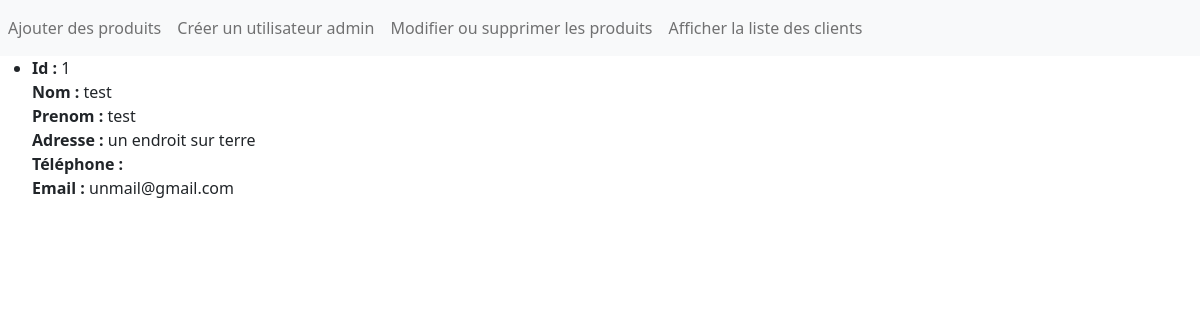
Before: /listeClients.php (signed in) with the older database file.
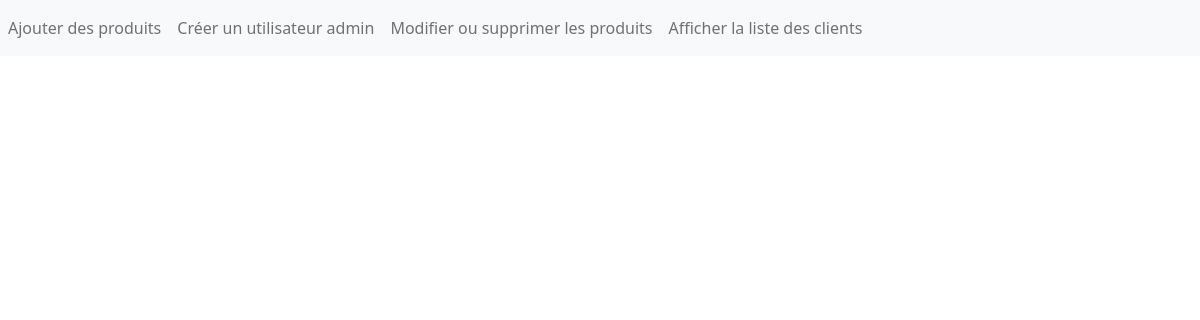
After: the same page with the newer database file.
### tables this page shows
CREATE TABLE IF NOT EXISTS `t_clients` (
  `Id_client` int(11) NOT NULL AUTO_INCREMENT,
  `Identifiant` varchar(50) NOT NULL,
  `MDP` varchar(300) NOT NULL,
  `nom_client` varchar(50) NOT NULL,
  `prenom_client` varchar(50) NOT NULL,
  `adresse_client` varchar(50) DEFAULT NULL,
  `telephone_client` varchar(15) DEFAULT NULL,
  `email_client` varchar(30) NOT NULL,
  PRIMARY KEY (`Id_client`),
  UNIQUE KEY `Identifiant` (`Identifiant`),
  UNIQUE KEY `email_client` (`email_client`)
);

### php/Client.php (called while the page is built, shortened)
<?php
class Client{
	Private $Bdd=Null;
	Function __construct($Bdd){
		$this->Bdd=$Bdd;
	}
	public Function getAllClients(){
		try{
		$sth = $this->Bdd->prepare("
									SELECT Id_client,nom_client,prenom_client,adresse_client,telephone_client,email_client FROM T_clients
									");
		$sth->execute();
		return $sth->fetchAll();
		} catch(PDOException $e) {
			die('Erreur : ' . $e->getMessage());
		}
	}
}
?>

### listeClients.php (the view, shortened to what this page needs)
<?php
	require_once "php/Client.php";
	$produitObj = new Client($bdd);
	$tabClients=$produitObj->getAllClients();
?>
<!DOCTYPE html>
<html lang="fr">
<html>
	<head>
		<link rel="stylesheet" type="text/css" href="libs/bootstrap-5.0.0/css/Bootstrap.css">
		<link rel="stylesheet" type="text/css" href="css/card.css"/>
	</head>
	<body>
	<nav class="navbar navbar-expand-lg navbar-light bg-light">
			<div class="collapse navbar-collapse" id="navbarSupportedContent">
				<ul class="navbar-nav me-auto">
					<?php if(ISSET($_SESSION['identifiant']) && ISSET($_SESSION['mdp']) ) { ?>
					<li class="nav-item">
						<a class="nav-link" href="ajoutArticle.php">Ajouter des produits</a>
					</li>
					<li class="nav-item">
						<a class="nav-link" href="creationCompteAdmin.php">Créer un utilisateur admin</a>
					</li>
					<li class="nav-item">
						<a class="nav-link" href="modificationSuppressionArticlesAdmin.php">Modifier ou supprimer les produits</a>
					</li>
					<li class="nav-item">
						<a class="nav-link" href="listeClients.php">Afficher la liste des clients</a>
					</li>
					<?php
						}
					?>
				</ul>
			</div>
		</nav>
		<?php if(ISSET($_SESSION['identifiant']) && ISSET($_SESSION['mdp']) ) {
					echo("<ul>");
					foreach ($tabClients as $client){
						echo ("
						<li>
							<div >
								<strong>Id : </strong>".$client['Id_client']."
							</div>
							<div>
								<strong>Nom :</strong> ".$client['nom_client']."
							</div>
							<div>
								<strong>Prenom :</strong> ".$client['prenom_client']."
							</div>
							<div>
								<strong>Adresse :</strong> ".$client['adresse_client']."
							</div>
							<div>
								<strong>Téléphone :</strong> ".$client['telephone_client']."
							</div>
							<div>
								<strong>Email :</strong> ".$client['email_client']."
							</div>
							</br>
						</li>
							");
					};echo("</ul>");
				};
					?>
	</body>
</html>

Changed rows visible on the page:
removed t_clients: Id_client "1", nom_client "test", prenom_client "test", adresse_client "un endroit sur terre", email_client "unmail@gmail.com"
